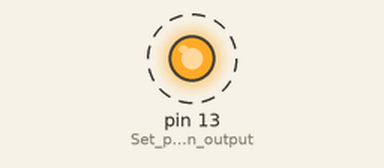
Recording of a sketch running on a simulated Arduino Uno, built with avr-gcc and run on an emulated ATmega328P. Parts: output pins drawn as LEDs (lit = HIGH). Dashed ring = blinking. What the sketch prints to the serial monitor is not drawn.

Above: at 0.5 s.
Timing chart, 0 to 4.6 s (numbered marks = the images above):
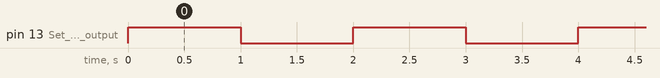

Measured:
- by itself, pin 13 (Set_pin_13_as_an_output): alternates HIGH for 1.0 s and LOW for 1.0 s

The sketch:

blinky.ino
```cpp
// Blinky program for Arduino (emulated with QEMU)
#include <Arduino.h>

void setup() {
  pinMode(13, OUTPUT);  // Set pin 13 as an output (LED)
  Serial.begin(9600);
}

void loop() {
  digitalWrite(13, HIGH);   // Turn LED on
  Serial.println("ON");
  delay(1000);               // Wait for 1 second
  digitalWrite(13, LOW);    // Turn LED off
  Serial.println("OFF");
  delay(1000);               // Wait for 1 second
}
```
